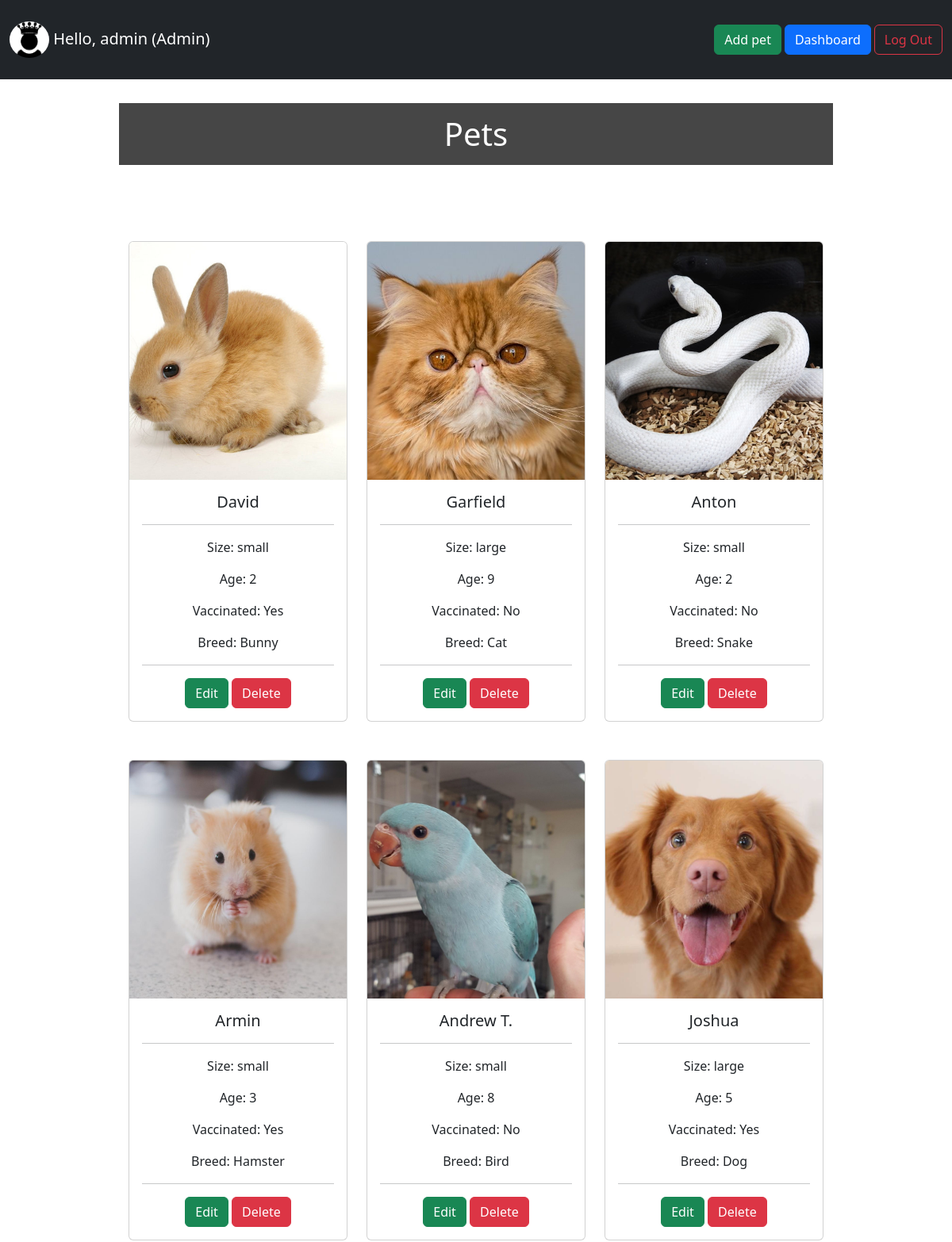
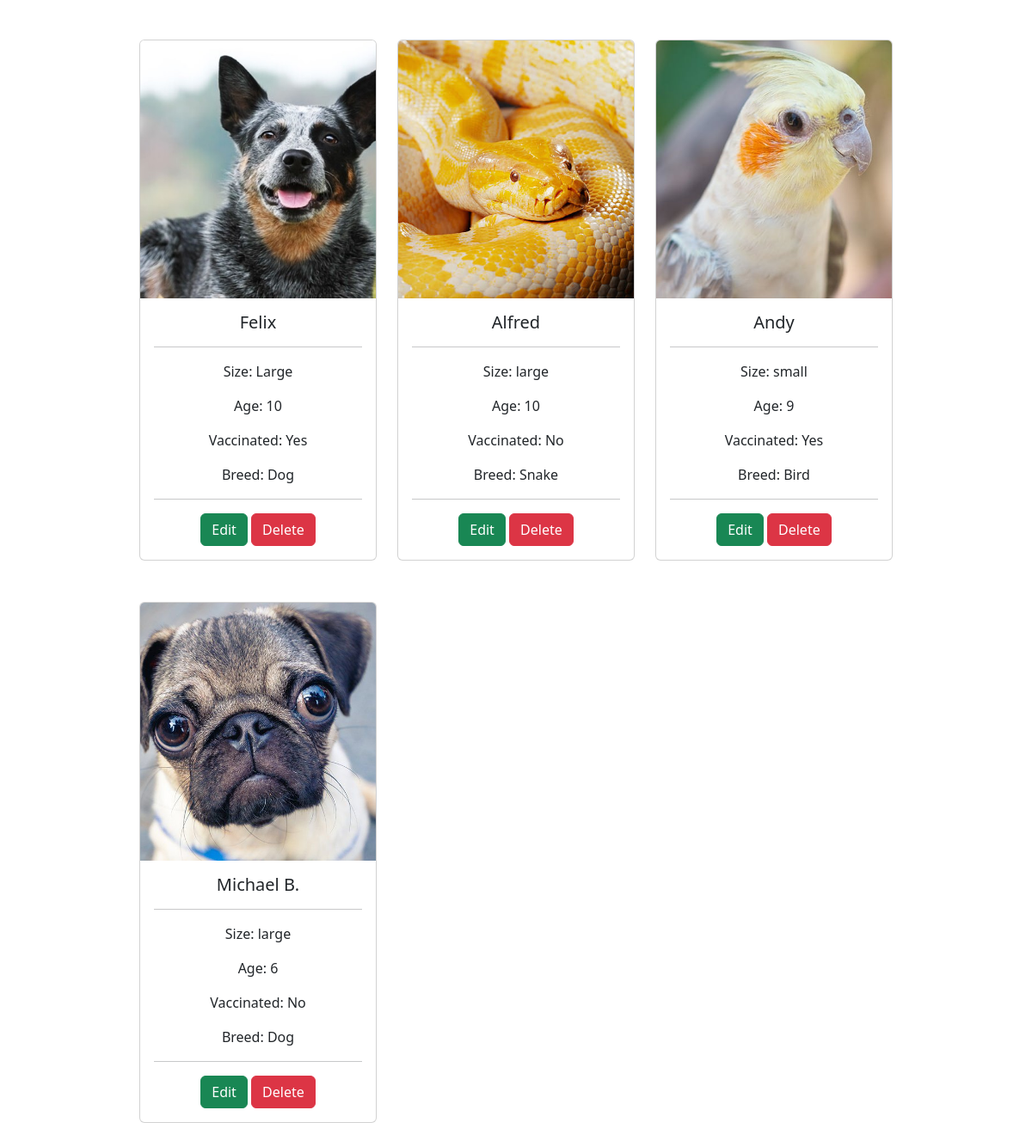
Screenshot of /pets/index.php (signed in) with the database file from the repository (2 pictures, top to bottom).
### tables this page shows
CREATE TABLE `users` (
  `id` int(11) NOT NULL,
  `first_name` varchar(255) NOT NULL,
  `last_name` varchar(255) NOT NULL,
  `password` varchar(255) NOT NULL,
  `email` varchar(255) NOT NULL,
  `phone_number` varchar(255) NOT NULL,
  `address` varchar(255) NOT NULL,
  `picture` varchar(255) DEFAULT NULL,
  `status` varchar(10) NOT NULL DEFAULT 'user'
);

CREATE TABLE `pets` (
  `id` int(11) NOT NULL,
  `name` varchar(50) NOT NULL,
  `location` varchar(30) NOT NULL,
  `description` varchar(255) NOT NULL,
  `size` varchar(20) NOT NULL,
  `age` int(11) NOT NULL,
  `vaccinated` varchar(5) NOT NULL,
  `breed` varchar(50) NOT NULL,
  `picture` varchar(255) DEFAULT NULL
);

### pets/index.php (the view, shortened to what this page needs)
<?php
require_once '../components/db_connect.php';
$query = "SELECT * FROM users WHERE id={$_SESSION['adm']}";
$qresult = mysqli_query($connect, $query);
$row = mysqli_fetch_assoc($qresult);
$pic = $row['picture'];
$name = $row['first_name'];
$sql = "SELECT * FROM `pets`";
$result = mysqli_query($connect, $sql);
$cardbody = '';
if (mysqli_num_rows($result)  > 0) {
    while ($row = mysqli_fetch_array($result, MYSQLI_ASSOC)) {
        $cardbody .= "<div class = 'col d-flex justify-content-center mt-5'><div class='card' style='width: 22rem;'>
        <img src='../pictures/" . $row['picture'] . "' class='card-img-top' style='height: 300px; object-fit: cover;' alt='" . $row['name'] . "'>
        <div class='card-body'>
          <h5 class='card-title mb-3'>" . $row['name'] . "</h5>
          <hr>
          <p class='card-text'>Size: " . $row['size'] . "</p>
          <p class='card-text'>Age: " . $row['age'] . "</p>
          <p class='card-text'>Vaccinated: " . $row['vaccinated'] . "</p>
          <p class='card-text'>Breed: " . $row['breed'] . "</p>
          <hr>
          <a href='update.php?id=" . $row['id'] . "' class='btn btn-success'>Edit</a>
          <a href='delete.php?id=" . $row['id'] . "' class='btn btn-danger'>Delete</a>
        </div>
      </div></div>";
    };
} else {
    $cardbody = "No pets available";
}
?>
<!DOCTYPE html>
<html lang="en">
<head>
    <?php require_once '../components/boot.php' ?>
    <link rel="stylesheet" href="../css/style.css">
</head>
<body>
    <nav class="navbar navbar-expand-lg navbar-dark bg-dark" style="height: 100px;">
        <div class="container-fluid">
            <a class="navbar-brand" href="#">
                <img src="../pictures/<?= $pic ?>" alt=" avatar" class="rounded-circle img-fluid" style="width: 50px;">
                Hello, <?= $name ?> (Admin)
            </a>
            <div class="navbar-nav">
                <a href="create.php"><button class='btn btn-success ms-1' type="button">Add pet</button></a>
                <a href="../dashboard.php"><button class='btn btn-primary ms-1' type="button">Dashboard</button></a>
                <a class="btn btn-outline-danger ms-1" href="../logout.php?logout">Log Out</a>
            </div>
        </div>
    </nav>
    <div class="manageProduct w-75 mt-3">
        <p class='h1 text-center heading-pet'>Pets</p>
        <div class="container text-center mt-5 mb-5">
            <div class="row row-cols-1 row-cols-md-2 row-cols-lg-3 mt-4">
                <?= $cardbody; ?>
            </div>
        </div>
    </div>
</body>
</html>

### components/boot.php (shortened to what this page needs)
<link href="https://cdn.jsdelivr.net/npm/bootstrap@5.2.2/dist/css/bootstrap.min.css" rel="stylesheet">

### css/style.css (style rules this page uses)
.heading-pet { color: #ffffff; background: rgba(0, 0, 0, 0.726); padding: 15px; margin-top: 30px; }

### pets/index.php (style rules this page uses)
.manageProduct { margin: auto; }

### rows the page displays
users: picture (picture), first_name "admin"
pets: picture (picture), name "David", size "small", age "2", vaccinated "Yes", breed "Bunny"
pets: picture (picture), name "Garfield", size "large", age "9", vaccinated "No", breed "Cat"
pets: picture (picture), name "Anton", size "small", age "2", vaccinated "No", breed "Snake"
pets: picture (picture), name "Armin", size "small", age "3", vaccinated "Yes", breed "Hamster"
pets: picture (picture), name "Andrew T.", size "small", age "8", vaccinated "No", breed "Bird"
pets: picture (picture), name "Joshua", size "large", age "5", vaccinated "Yes", breed "Dog"
pets: picture (picture), name "Felix", size "Large", age "10", vaccinated "Yes", breed "Dog"
pets: picture (picture), name "Alfred", size "large", age "10", vaccinated "No", breed "Snake"
pets: picture (picture), name "Andy", size "small", age "9", vaccinated "Yes", breed "Bird"
pets: picture (picture), name "Michael B.", size "large", age "6", vaccinated "No", breed "Dog"
